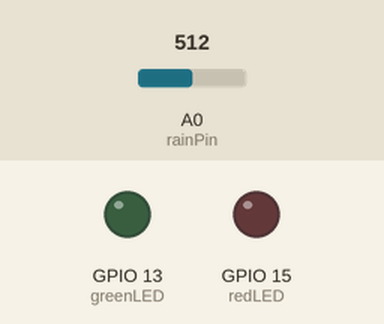
Simulated run of this sketch. Board: ESP8266 (NodeMCU). On the bench: output pins drawn as LEDs (lit = HIGH). The test bench sets the inputs (shaded band); at power-on: A0 (rainPin) = 512. WiFi joins after 1.5 s; servers stay silent unless stated; uploads are accepted with an empty reply; random numbers use the default seed unless the sketch sets one; what the sketch prints to the serial monitor is not drawn.

Above: at 0.1 s.
At 1.6 s:
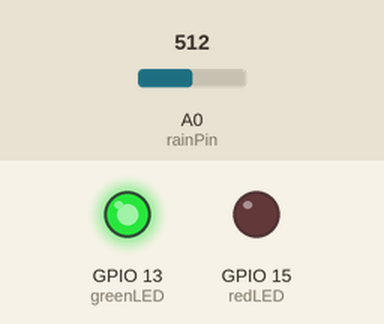
Timing chart, 0 to 3.1 s (numbered marks = the images above):
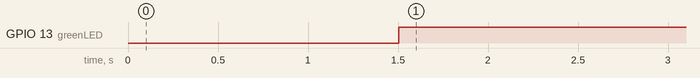

Measured:
- by itself, GPIO 13 (greenLED): LOW → HIGH at 1.5 s

The sketch:

esp8266_post_request.ino
```cpp
#include <ESP8266WiFi.h>
#include <ESP8266HTTPClient.h>

const char* ssid = "VM6709628";
const char* password = "w2jqHmxfswzg";
const char* host = "192.168.0.48";

int rainPin = A0;
int greenLED = 13;
int redLED = 15;
// you can adjust the threshold value
int thresholdValue = 800;

void setup()
{
  Serial.begin(115200);
  Serial.println();

  pinMode(rainPin, INPUT);
  pinMode(greenLED, OUTPUT);
  pinMode(redLED, OUTPUT);
  digitalWrite(greenLED, LOW);
  digitalWrite(redLED, LOW);
  Serial.begin(9600);

  Serial.printf("Connecting to %s ", ssid);
  WiFi.begin(ssid, password);
  while (WiFi.status() != WL_CONNECTED)
  {
    delay(500);
    Serial.print(".");
  }
  Serial.println(" connected");
}


void loop()
{
  WiFiClient client;
  HTTPClient http;

  String host = "node1";
  int moisture = analogRead(rainPin);
  int temp = random(1,5);
  String PostData = "{\"host\": \"" + host + "\", \"moisture\": \"" + moisture + "\", \"temp\": \"" + temp + "\" }";

  Serial.print(moisture);
  if (moisture < thresholdValue) {
    Serial.println(" - Doesn't need watering");
    digitalWrite(redLED, LOW);
    digitalWrite(greenLED, HIGH);
  }
  else {
    Serial.println(" - Time to water your plant");
    digitalWrite(redLED, HIGH);
    digitalWrite(greenLED, LOW);
  }
  delay(500);

  http.begin("http://192.168.0.48/temp");
  http.addHeader("Content-Type", "application/json");
  http.POST(PostData);
  http.writeToStream(&Serial);
  http.end();
  delay(100000);

  long interval = 2000;
  unsigned long currentMillis = millis(), previousMillis = millis();

  while(!client.available()){

    if( (currentMillis - previousMillis) > interval ){

      Serial.println("Timeout");
      client.stop();
      return;
    }
    currentMillis = millis();
  }

  while (client.connected())
  {
    if ( client.available() )
    {
      char str=client.read();
     Serial.println(str);
    }
  }
}
```
